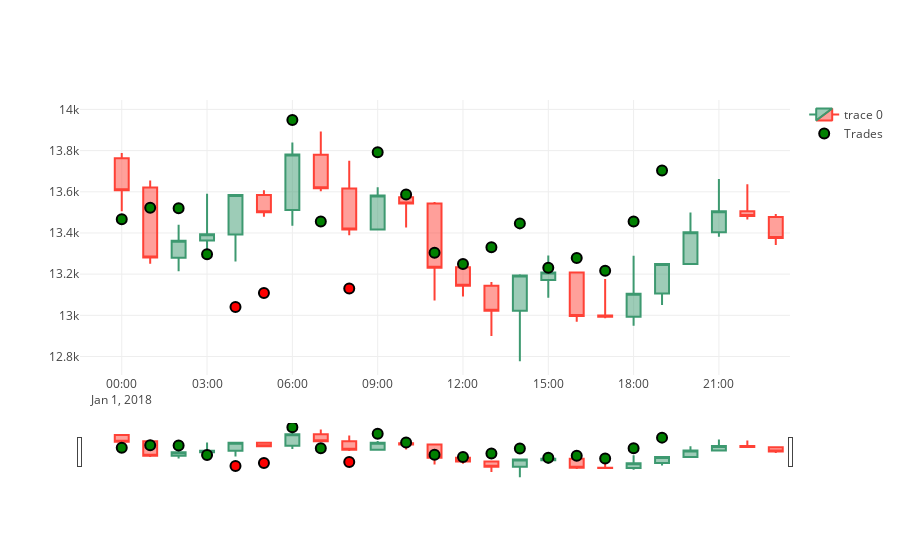

Notebook cell for this chart:
### Code cell
rand_data_points = [np.random.random()*1000 + 13000 for _ in range(len(df_ohlc))]
rand_data_points = [rdp for rdp in rand_data_points if rdp > np.random.random()*1000 + 12500]
rand_volume = [np.random.random()*100 for _ in rand_data_points]
buy_sells = go.Scatter(
    x = df_ohlc.index,
    y = rand_data_points,
    name = 'Trades',
    text = ['%f @ %f per USD' % (vol, price) for vol, price in zip(rand_volume, rand_data_points)],
    mode = 'markers',
    marker = dict(
        size = 10,
        color = ['green' if rdp > 13200 else 'red' for rdp in rand_data_points],
        line = dict(
            width = 2,
            color = 'rgb(0, 0, 0)'
        )
    ) 
)
plotly.offline.iplot([ohlcs, buy_sells])
